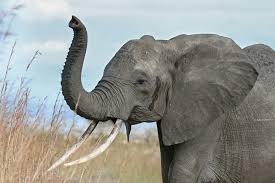
#> input picture src/elephant.jpeg, 275 x 183 px; its folder holds only this picture in this run
$ python -i ImageSegmentation.py   (imports and definitions only)   (older library calls are emulated)
#> lines starting #> are read from the running program, lines starting #| are printed output that depends on the picture; after the words box and inside, x2 and y2 are one past the last pixel; in counts of white or black regions, pixels touching at a corner belong together
import numpy as np
import cv2
import math
from glob import glob
import os

def get_filename(image_id, image_type, DATA_ROOT):
    """
    Method to get image file path from its id and type
    """
    data_path = os.path.join(DATA_ROOT, image_type)

    ext = 'jpg'
    return os.path.join(data_path, "{}.{}".format(image_id, ext))


def get_image_data(image_id, image_type, DATA_ROOT):
    """
    Method to get image data as np.array specifying image id and type
    """
    fname = get_filename(image_id, image_type, DATA_ROOT)
    img = cv2.imread(fname)
    if img is None:
        print("Failed to read image : %s, %s, %s" % (image_id, image_type, DATA_ROOT))

    # img = cv2.cvtColor(img, cv2.COLOR_BGR2RGB)
    return img

def maxHist(hist):
    maxArea = (0, 0, 0)
    height = []
    position = []
    for i in range(len(hist)):
        if (len(height) == 0):
            if (hist[i] > 0):
                height.append(hist[i])
                position.append(i)
        else:
            if (hist[i] > height[-1]):
                height.append(hist[i])
                position.append(i)
            elif (hist[i] < height[-1]):
                while (height[-1] > hist[i]):
                    maxHeight = height.pop()
                    area = maxHeight * (i - position[-1])
                    if (area > maxArea[0]):
                        maxArea = (area, position[-1], i)
                    last_position = position.pop()
                    if (len(height) == 0):
                        break
                position.append(last_position)
                if (len(height) == 0):
                    height.append(hist[i])
                elif (height[-1] < hist[i]):
                    height.append(hist[i])
                else:
                    position.pop()
    while (len(height) > 0):
        maxHeight = height.pop()
        last_position = position.pop()
        area = maxHeight * (len(hist) - last_position)
        if (area > maxArea[0]):
            maxArea = (area, len(hist), last_position)
    return maxArea


def maxRect(img):
    maxArea = (0, 0, 0)
    addMat = np.zeros(img.shape)
    for r in range(img.shape[0]):
        if r == 0:
            addMat[r] = img[r]
            area = maxHist(addMat[r])
            if area[0] > maxArea[0]:
                maxArea = area + (r,)
        else:
            addMat[r] = img[r] + addMat[r - 1]
            addMat[r][img[r] == 0] *= 0
            area = maxHist(addMat[r])
            if area[0] > maxArea[0]:
                maxArea = area + (r,)
    return (
    int(maxArea[3] + 1 - maxArea[0] / abs(maxArea[1] - maxArea[2])), maxArea[2], maxArea[3], maxArea[1], maxArea[0])


def cropCircle(img):
    dim_threshold = 1024
    if (img.shape[0] > img.shape[1]):
        tile_size = (int(img.shape[1] * dim_threshold / img.shape[0]), dim_threshold)
    else:
        tile_size = (dim_threshold, int(img.shape[0] * dim_threshold / img.shape[1]))
#> tile_size = (1024, 681)

    img = cv2.resize(img, dsize=tile_size)
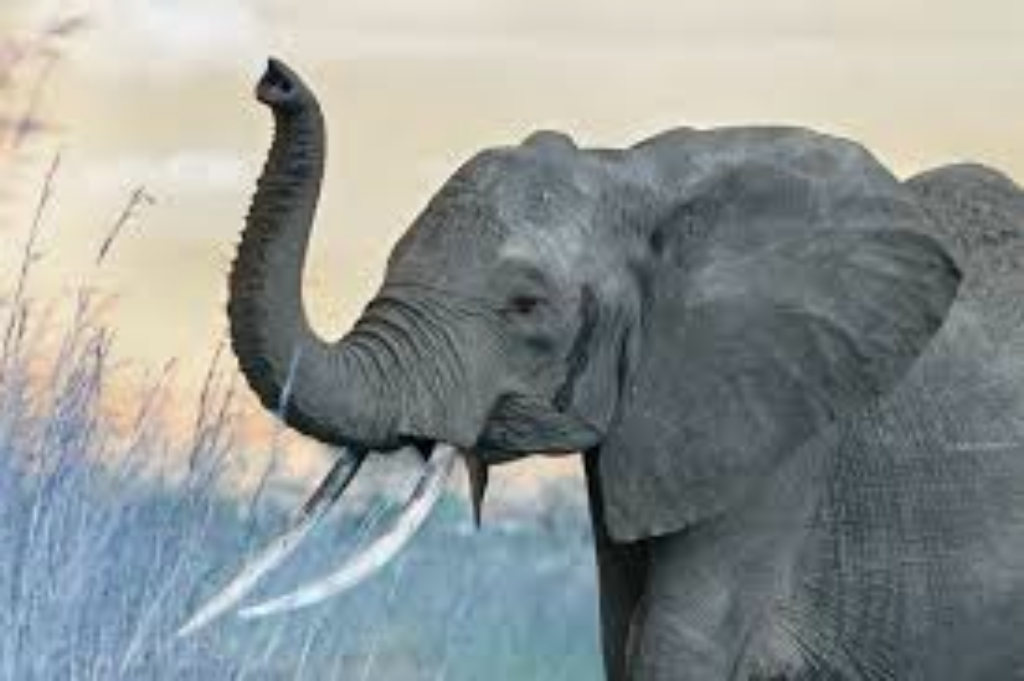
#> img: shape (681, 1024, 3); mean of channels 0, 1, 2 148, 150.2, 144.9; drawn as B, G, R

    gray = cv2.cvtColor(img, cv2.COLOR_RGB2GRAY);
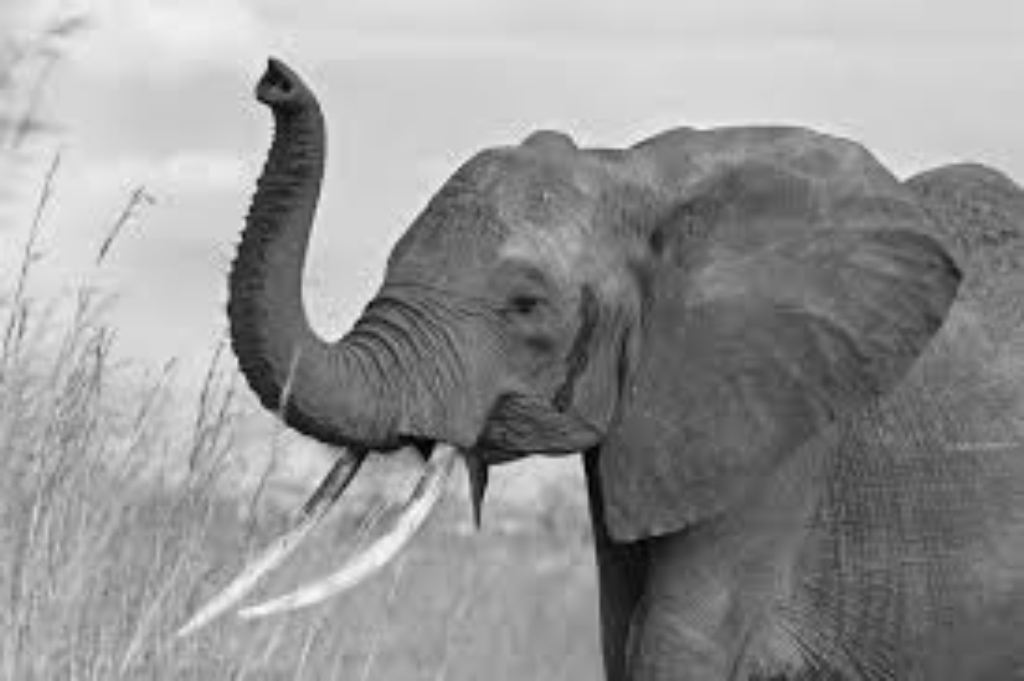
#> gray: shape (681, 1024); min 1, max 250, mean 148.9
    _, thresh = cv2.threshold(gray, 10, 255, cv2.THRESH_BINARY)
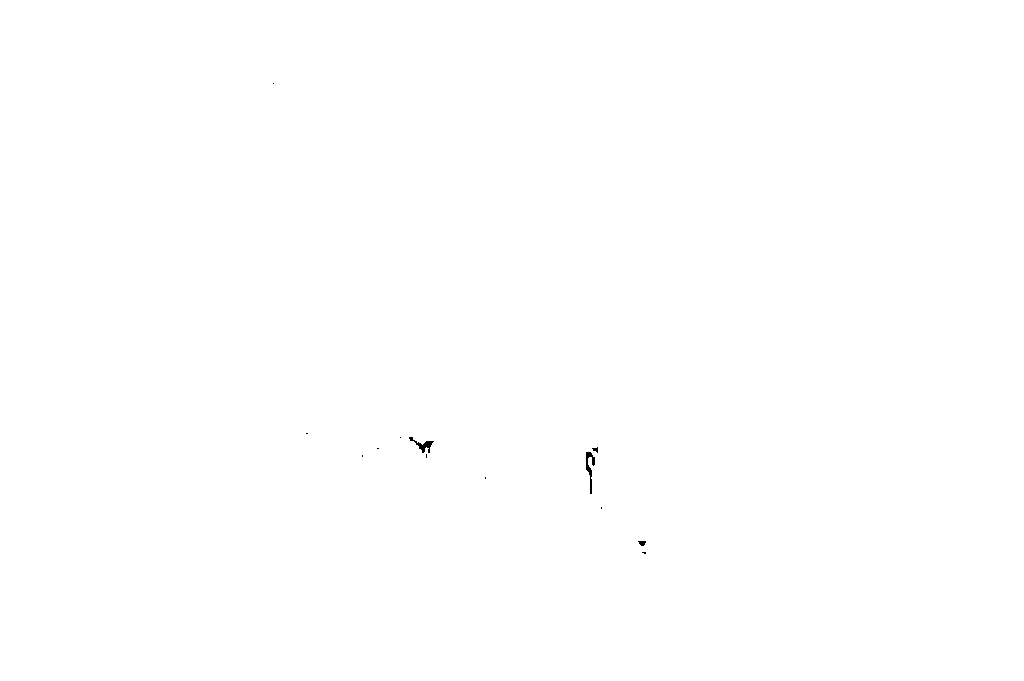
#> thresh: shape (681, 1024); 100% white; 13 black regions (9 under 20 px)

    _, contours, _ = cv2.findContours(thresh.copy(), cv2.RETR_TREE, cv2.CHAIN_APPROX_NONE)
#> contours = 14 contours, 9 with area under 20; largest, box (x1, y1, x2, y2) and area: (0, 0, 1024, 681) 695640, (585, 451, 596, 495) 202, (408, 436, 435, 454) 166, (637, 540, 647, 547) 38, (591, 446, 599, 454) 29

    main_contour = sorted(contours, key=cv2.contourArea, reverse=True)[0]
#> main_contour = contour of 3406 points, box (x1, y1, x2, y2) (0, 0, 1024, 681), area 695640

    ff = np.zeros((gray.shape[0], gray.shape[1]), 'uint8')
    cv2.drawContours(ff, main_contour, -1, 1, 15)
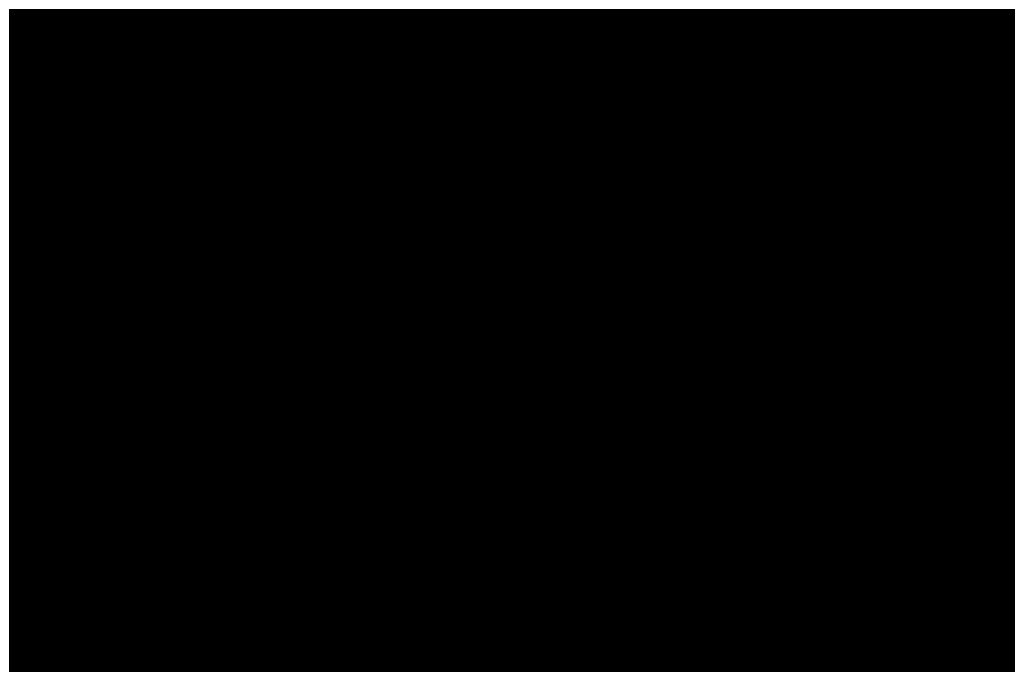
#> ff: shape (681, 1024); values 0 (black) and 1 (white), 4.4% white; 1 white region, box (x1, y1, x2, y2) and area: (0, 0, 1024, 681) 30366
    ff_mask = np.zeros((gray.shape[0] + 2, gray.shape[1] + 2), 'uint8')
    cv2.floodFill(ff, ff_mask, (int(gray.shape[1] / 2), int(gray.shape[0] / 2)), 1)
#> ff: shape (681, 1024); every value is 1
    # cv2.circle(ff, (int(gray.shape[1]/2), int(gray.shape[0]/2)), 3, 3, -1)

    rect = maxRect(ff)
#> the loop in maxRect, `for r in range(img.shape[0]):` made 681 passes
#> after the loop in maxRect, `for r in range(img.shape[0]):`:
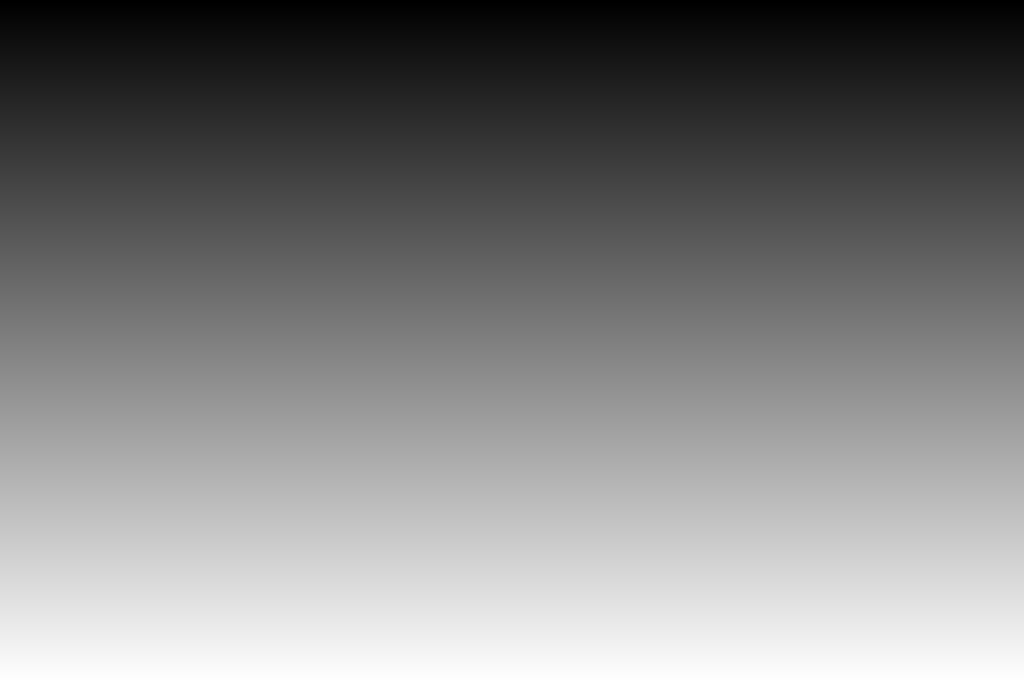
#> addMat: shape (681, 1024) float64; min 1, max 681, mean 341; drawn with min black and max white
#> after the loop in maxRect, `for r in range(img.shape[0]):`: maxArea = (697344, 1024, 0, 680)
#> rect = (0, 0, 680, 1024, 697344)
    img_crop = img[min(rect[0], rect[2]):max(rect[0], rect[2]), min(rect[1], rect[3]):max(rect[1], rect[3])]
    cv2.rectangle(ff, (min(rect[1], rect[3]), min(rect[0], rect[2])), (max(rect[1], rect[3]), max(rect[0], rect[2])), 3,
                  2)
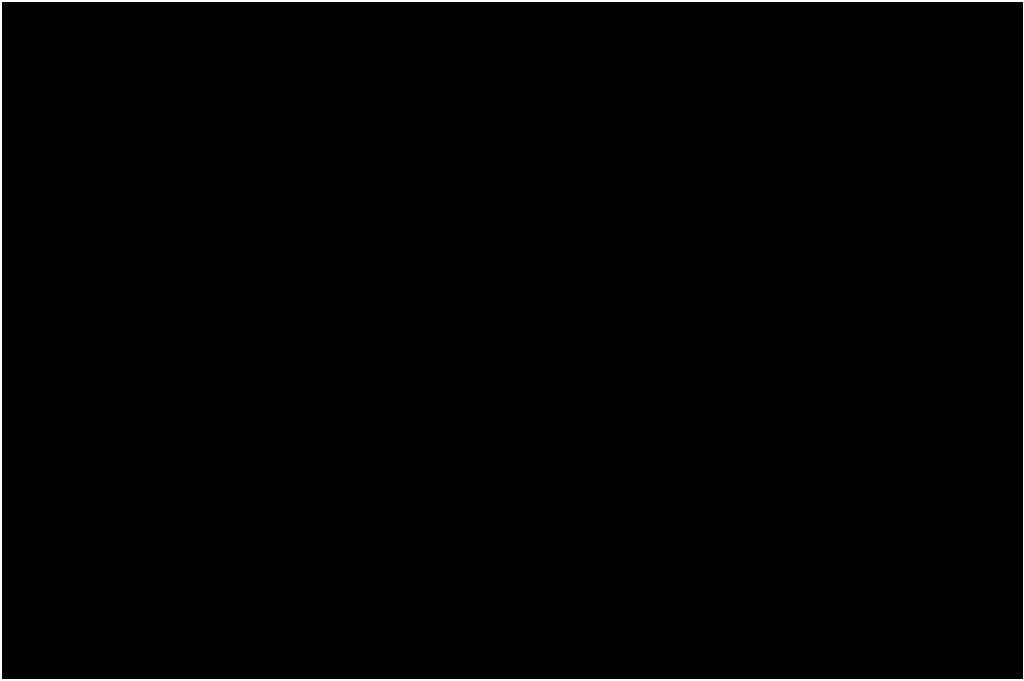
#> ff: shape (681, 1024); values 1 (black) and 3 (white), 0.88% white; 1 white region, box (x1, y1, x2, y2) and area: (0, 0, 1024, 681) 6127

    # [5 lines of commented-out code are left out]

    return img_crop

def Ra_space(img, Ra_ratio, a_threshold):
    imgLab = cv2.cvtColor(img, cv2.COLOR_RGB2LAB);
    w = img.shape[0]
    h = img.shape[1]
    Ra = np.zeros((w * h, 2))
    for i in range(w):
        for j in range(h):
            R = math.sqrt((w / 2 - i) * (w / 2 - i) + (h / 2 - j) * (h / 2 - j))
            Ra[i * h + j, 0] = R
            Ra[i * h + j, 1] = min(imgLab[i][j][1], a_threshold)

    Ra[:, 0] /= max(Ra[:, 0])
    Ra[:, 0] *= Ra_ratio
    Ra[:, 1] /= max(Ra[:, 1])

    return Ra

>>> import cv2
>>> picture = cv2.cvtColor(cv2.imread('../elephant.jpeg'), cv2.COLOR_BGR2RGB)
>>> result = cropCircle(picture)
